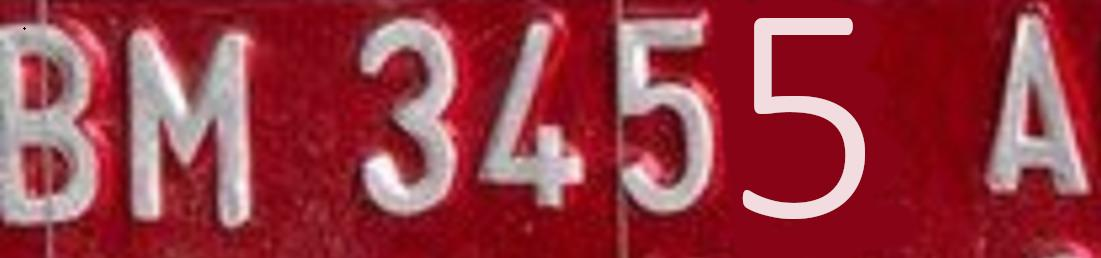
#> input picture 19 M. Rafy Shah Pahlevi/UTS/img/plat1.jpg, 1101 x 258 px
$ jupyter execute 'UTS_M. Rafy Shah Pahlevi.ipynb'
#> lines starting #> are read from the running program, lines starting #| are printed output that depends on the picture
# UTS Machine Learning
# Segmentasi Gambar dengan Clustering

### M. Rafy Shah Pahlevi
### 2141720244
### TI-3E - 19

[cell 1]
import numpy as np
import cv2
import matplotlib.pyplot as plt

[cell 2]
# Daftar nama file gambar
image_files = ['img/plat1.jpg', 'img/plat2.jpg', 'img/plat3.jpg', 'img/plat4.jpg', 'img/plat5.jpg']

# Membuat subplots
fig, axes = plt.subplots(1, len(image_files), figsize=(20, 4))
axes = axes.ravel()

# Iterasi melalui setiap file gambar
for i, file in enumerate(image_files):
    # Load Gambar
    img = cv2.imread(file)
#> img is the input picture: shape (258, 1101, 3); mean B, G, R 67.8, 57.3, 151.4

    # Menampilkan gambar pada subplot
    axes[i].imshow(cv2.cvtColor(img, cv2.COLOR_BGR2RGB))
    axes[i].set_title(f'Gambar {i+1}')
    axes[i].axis('off')
#> pass 2 of the loop `for i, file in enumerate(image_files):`:
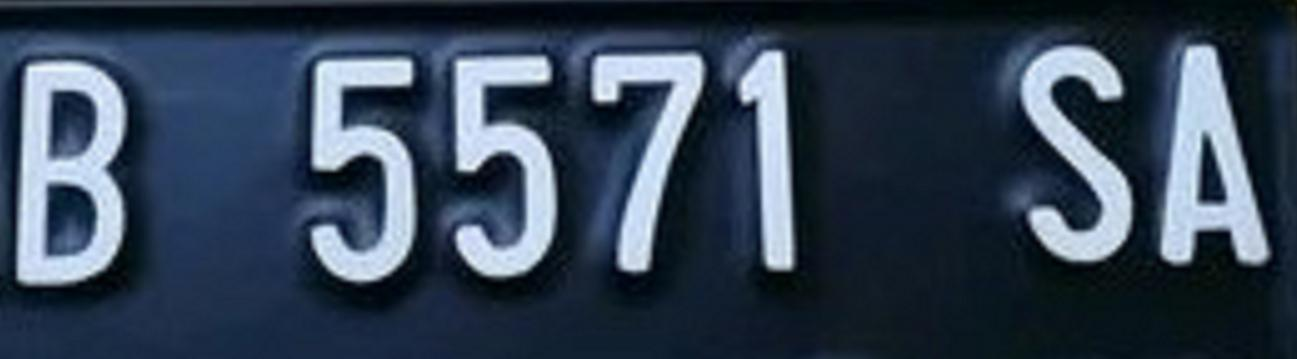
#> input picture 19 M. Rafy Shah Pahlevi/UTS/img/plat2.jpg, 1297 x 359 px
#> img is the input picture: shape (359, 1297, 3); mean B, G, R 83.8, 66.3, 51.8
#> pass 3 of the loop `for i, file in enumerate(image_files):`:
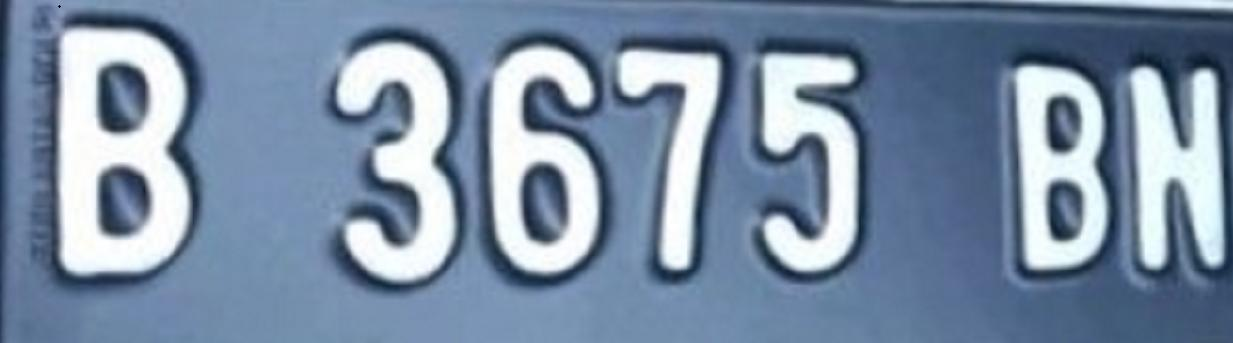
#> input picture 19 M. Rafy Shah Pahlevi/UTS/img/plat3.jpg, 1233 x 343 px
#> img is the input picture: shape (343, 1233, 3); mean B, G, R 164.8, 141.8, 122.6
#> the loop made 5 passes; the first 3 are shown

plt.tight_layout()
plt.show()
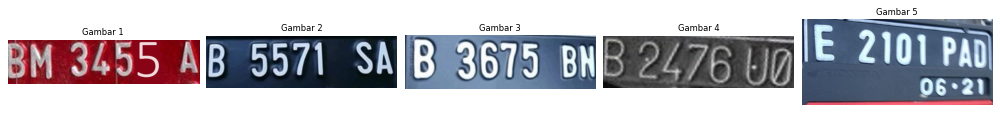
#> figure drawn by matplotlib, 5 panels

[cell 3]
# Iterasi melalui setiap file gambar
for file in image_files:
    # Load Gambar
    img = cv2.imread(file)

    # Mendapatkan dimensi gambar
    h, w, ch = img.shape
#> h = 258; w = 1101; ch = 3

    # Menampilkan dimensi gambar
    print(f"Dimensi Gambar {file} :")
    print("Height :", h)
#| Height : 258
    print("Width :", w)
#| Width : 1101
    print("Channel :", ch)
#| Channel : 3
#> pass 2 of the loop `for file in image_files:`:
#| Height : 359
#| Width : 1297
#| Channel : 3
#> pass 3 of the loop `for file in image_files:`:
#| Height : 343
#| Width : 1233
#| Channel : 3
#> the loop made 5 passes; the first 3 are shown

[cell 4]
# Membagi daftar gambar menjadi kelompok 5 gambar
for j, img_path in enumerate(image_files):
        img = cv2.imread(img_path)
        h, w, ch = img.shape
#> h = 258; w = 1101

        data = img / 255.0
        data = data.reshape(h * w, ch)

        print(f"Shape data dari gambar ke-{j+1}: {data.shape}")
#| Shape data dari gambar ke-1: (284058, 3)
#> pass 2 of the loop `for j, img_path in enumerate(image_files):`:
#> data: shape (359, 1297, 3) float64
#| Shape data dari gambar ke-2: (465623, 3)
#> pass 3 of the loop `for j, img_path in enumerate(image_files):`:
#> data: shape (343, 1233, 3) float64
#| Shape data dari gambar ke-3: (422919, 3)
#> the loop made 5 passes; the first 3 are shown

[cell 5]
from sklearn.cluster import KMeans

def plot_pixels(data_list, titles, colors_list=None, N=10000):
    num_images = len(data_list)

    if colors_list is None:
        colors_list = data_list

    fig, axs = plt.subplots(num_images, 2, figsize=(8, 4*num_images))
    axs = axs.flatten()

    for i in range(num_images):
        data = data_list[i]
        colors = colors_list[i]

        # choose a random subset
        rng = np.random.RandomState(0)
        indices = rng.permutation(data.shape[0])[:N]
        colors = colors[indices]
        R, G, B = data[indices].T

        axs[i*2].scatter(R, G, color=colors, marker='.')
        axs[i*2].set(xlabel='Red', ylabel='Green', xlim=(0, 1), ylim=(0, 1))

        axs[i*2+1].scatter(R, B, color=colors, marker='.')
        axs[i*2+1].set(xlabel='Red', ylabel='Blue', xlim=(0, 1), ylim=(0, 1))

        axs[i*2].set_title(titles[i])
        axs[i*2+1].set_title(titles[i])

    fig.tight_layout()


# Membagi daftar gambar menjadi kelompok 5 gambar
batch_size = 5
#> batch_size = 5
num_batches = len(image_files) // batch_size
#> num_batches = 1

for i in range(num_batches):
    start = i * batch_size
#> start = 0
    end = (i + 1) * batch_size
#> end = 5

    data_list = []
    titles = []

    for j, img_path in enumerate(image_files[start:end]):
        img = cv2.imread(img_path)
        h, w, ch = img.shape
#> h = 258; w = 1101

        data = img / 255.0
        data = data.reshape(h * w, ch)

        data_list.append(data)
        titles.append(f"Plat {start + j + 1}")

    plot_pixels(data_list, titles)
    plt.show()
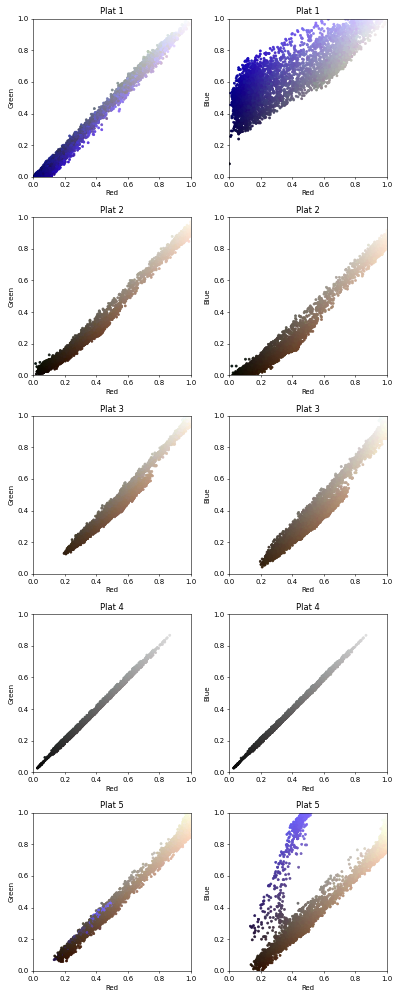
#> figure drawn by matplotlib, 10 panels

[cell 6]
# Iterasi melalui setiap file gambar
for j, img_path in enumerate(image_files):
    img = cv2.imread(img_path)
    h, w, ch = img.shape

    data = img / 255.0
    data = data.reshape(h * w, ch)

    # Lakukan segmentasi pada gambar dengan K-Means
    k = 2  # Jumlah cluster yang diinginkan
    kmeans = KMeans(n_clusters=k)
    kmeans.fit(data)

    # Dapatkan label cluster untuk setiap piksel
    labels = kmeans.labels_

    # Reshape label menjadi bentuk asli gambar
    segmented_img = labels.reshape(h, w)

    # Tampilkan perbandingan gambar sebelum dan sesudah segmentasi
    plt.figure(figsize=(16, 6))
    plt.subplot(1, 2, 1)
    plt.imshow(cv2.cvtColor(img, cv2.COLOR_BGR2RGB))
    plt.title('Citra Asli')
    plt.axis('off')

    plt.subplot(1, 2, 2)
    plt.imshow(segmented_img, cmap='gray')
    plt.title('Hasil Segmentasi')
    plt.axis('off')

    plt.show()
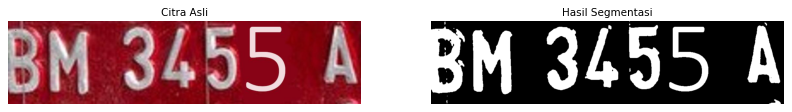
#> figure drawn by matplotlib, 2 panels
#> pass 2 of the loop `for j, img_path in enumerate(image_files):`:
#> `plt.show()`:
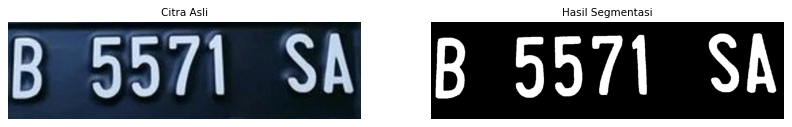
#> figure drawn by matplotlib, 2 panels
#> pass 3 of the loop `for j, img_path in enumerate(image_files):`:
#> `plt.show()`:
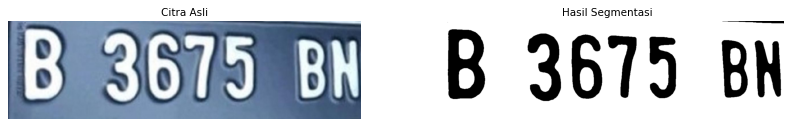
#> figure drawn by matplotlib, 2 panels
#> the loop made 5 passes; the first 3 are shown
